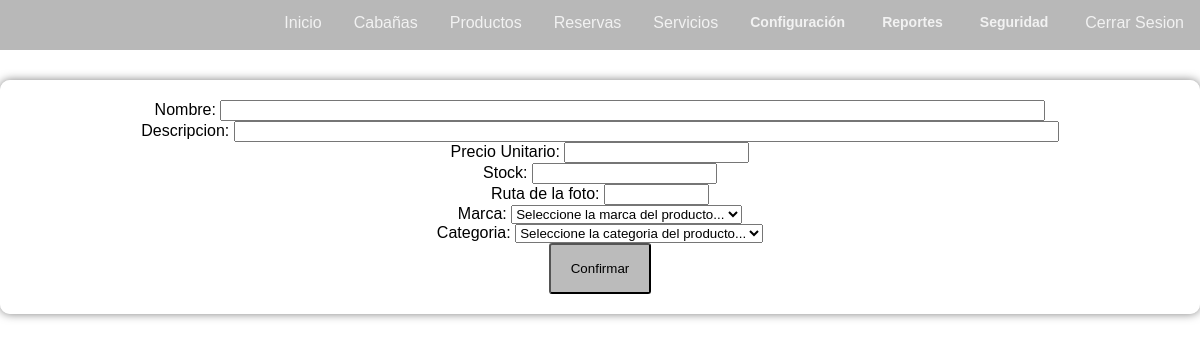
Page /consumos/formulario.php (signed in) on the committed database.
### tables this page shows
CREATE TABLE `modulo` (
  `id_modulo` int NOT NULL AUTO_INCREMENT,
  `modulo_descripcion` varchar(45) NOT NULL,
  `modulo_ruta` varchar(45) NOT NULL,
  `modulo_estado` int NOT NULL,
  `rela_menu` int DEFAULT NULL,
  PRIMARY KEY (`id_modulo`),
  KEY `fk_modulo_menu1_idx` (`rela_menu`),
  CONSTRAINT `fk_modulo_menu1` FOREIGN KEY (`rela_menu`) REFERENCES `menu` (`id_menu`)
);

### consumos/formulario.php (the view, shortened to what this page needs)
<!DOCTYPE HTML PUBLIC "-//W3C//DTD HTML 4.01 Transitional//EN" "http://www.w3.org/TR/html4/loose.dtd">
<html>
	<head>
		<link rel="stylesheet" href="../estilos.css">
	</head>
	<body class="home">
		<?php
			include("../menu.php");
		?>
		<div class="content">
			<form method="post" action="alta.php">
				Nombre:
				<input type="text" name="producto_nombre" size="100">
				<br>
				Descripcion:
				<input type="text" name="producto_descripcion" size="100">
				<br>
				Precio Unitario:
				<input type="number" name="producto_precio" size="10">
				<br>
				Stock:
				<input type="number" name="producto_stock" size="10">
				<br>
				Ruta de la foto:
				<input type="text" name="producto_foto" size="10">
				<br>
				Marca:
				<select name="rela_marca">
					<option value="">Seleccione la marca del producto...</option>
				</select>
				<br>
				Categoria:
				<select name="rela_categoria">
					<option value="">Seleccione la categoria del producto...</option>
				</select><br>
				<input type="submit" value="Confirmar">
			</form>
		</div>
	</body>
</html>

### menu.php (shortened to what this page needs)
<div class="menu">
    <div class="menu-botonera">
        <a href="/proyecto_cabania/index.php">Inicio</a>
        <?php
            require("conexion.php");
            if (isset($_SESSION["usuario_nombre"])){
                $registros = $mysql->query("select men.menu_nombre, m.modulo_ruta, m.modulo_descripcion, m.rela_menu
                                            from modulo m
                                            left join perfil_modulo pm on pm.rela_modulo = m.id_modulo
                                            left join perfil p on pm.rela_perfil = p.id_perfil
                                            left join usuario u on u.rela_perfil = p.id_perfil
                                            left join menu men on m.rela_menu = men.id_menu
                                            where pm.perfilmodulo_estado = 1
                                            and m.modulo_estado = 1
                                            and u.usuario_estado = 1
                                            and u.usuario_nombre = '$_SESSION[usuario_nombre]'
                                            order by men.menu_nombre, m.modulo_descripcion") or
                die($mysql->error);
                $modulos_por_menu = array();
                $modulos_sin_menu = array();
                while ($row = $registros->fetch_assoc()) {
                    if ($row['rela_menu'] && $row['menu_nombre']) {
                        if (!isset($modulos_por_menu[$row['menu_nombre']])) {
                            $modulos_por_menu[$row['menu_nombre']] = array();
                        }
                        $modulos_por_menu[$row['menu_nombre']][] = $row;
                    } else {
                        $modulos_sin_menu[] = $row;
                    }
                }
                foreach ($modulos_sin_menu as $modulo) {
                    echo "<a href='plantilla_modulo.php?titulo=$modulo[modulo_descripcion]&ruta=$modulo[modulo_ruta]'>$modulo[modulo_descripcion]</a>";
                }
                foreach ($modulos_por_menu as $menu_nombre => $modulos) {
                    echo "<div class='menu-seccion'>";
                    echo "<span class='menu-titulo'>$menu_nombre</span>";
                    echo "</div>";
                }
            }
            else{
                header("Location: usuarios/login.php");
            }
        ?>
        <a href="/proyecto_cabania/usuarios/logout.php">Cerrar Sesion</a>
    </div>
</div>

### estilos.css (style rules this page uses)
body { font-family: Arial, sans-serif; margin: 0; padding: 0; padding-top: 10px; background-size: cover; }
.home { background: url(./imagenes/home.png) no-repeat center center fixed; }
.menu { background-color: rgba(155, 155, 155, 0.7); overflow: visible; position: fixed; top: 0; left: 0; width: 100%; min-height: 50px; z-index: 1000; }
.menu::after { content: ""; display: table; clear: both; }
.menu-botonera { float: right; }
.menu a { float: left; display: block; color: #f2f2f2; text-align: center; padding: 14px 16px; text-decoration: none; }
.menu-seccion { float: left; margin-right: 5px; position: relative; z-index: 10000; }
.menu-titulo { display: block; color: #f2f2f2; font-weight: bold; text-align: center; padding: 14px 16px; text-decoration: none; font-size: 14px; text-transform: none; cursor: pointer; border: none; margin: 0; }
input[type=button], input[type=submit], input[type=reset] { background-color: rgba(158, 158, 158, 0.7); padding: 16px 20px; border-radius: 3px; position: relative; z-index: 1; overflow: hidden; }
.content { background-color: rgba(255, 255, 255, 0.7); padding: 20px; margin-top: 70px; color: #000; text-align: center; border-radius: 10px; box-shadow: 0 0 10px rgba(0, 0, 0, 0.5); z-index: 0; }
input[type="text"], input[type="password"], input[type="email"], input[type="number"], input[type="date"], input[type="datetime-local"], select, textarea { transition: border-color 0.3s ease, background-color 0.3s ease; }

### rows in the picture
modulo: modulo_descripcion "Cabañas"
modulo: modulo_descripcion "Productos"
modulo: modulo_descripcion "Reservas"
modulo: modulo_descripcion "Servicios"

### other values in the picture
$menu_nombre "Configuración"
$menu_nombre "Reportes"
$menu_nombre "Seguridad"
